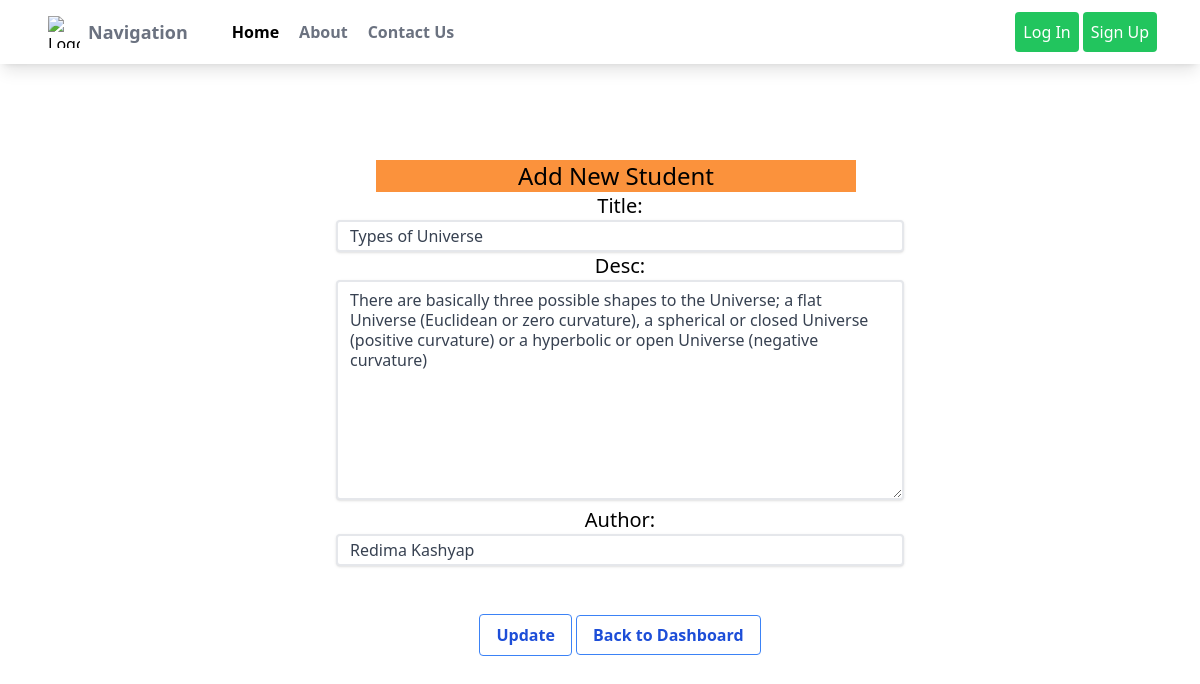
Page /edit/2 on the committed database.
### blog/models.py (models this page shows)
class Blogpost(models.Model):
    title = models.CharField(max_length=200)
    desc = models.TextField()
    author = models.CharField(max_length= 120, default="Redima Kashyap")

### blog/views.py (the view)
# urls.py: path("edit/<int:id>", views.edit_page, name="edit")
def edit_page(request, id):
    if request.method == "POST":
        forms = AuthorForm(request.POST)
        if forms.is_valid():
            utitle = forms.cleaned_data["title"]
            udesc = forms.cleaned_data["desc"]
            uauthor = forms.cleaned_data["author"]
            user = Blogpost(id = id,title= utitle, desc = udesc , author = uauthor)
            user.save()
            return HttpResponseRedirect("/dashboard/")
    else:
        user = Blogpost.objects.get(pk = id)
        forms = AuthorForm(instance= user)
    return render(request, "blog/edit.html", {"forms": forms})

### blog/forms.py
class AuthorForm(forms.ModelForm):
    class Meta:
        model = Blogpost
        fields = ['title', "desc", "author"]
        widgets = {
            "title": forms.TextInput(attrs={"class":"border-2 border-solid border-gray-900 shadow appearance-none border rounded py-2 w-[35.5rem] h-[2rem] px-3 text-gray-700 leading-tight outline-2 outline-green-500"}),
            "desc": forms.Textarea(attrs={"class":"border-2 border-solid border-gray-900 shadow appearance-none border  rounded py-2 w-[35.5rem] h-[5rem] px-3 text-gray-700 leading-tight outline-2 outline-green-500"}),
            "author": forms.TextInput(attrs={"class":"border-2 border-solid border-gray-900 shadow appearance-none border rounded py-2 w-[35.5rem] h-[2rem] px-3 text-gray-700 leading-tight outline-2 outline-green-500"}),
        }

### blog/templates/blog/edit.html (shortened to what this page needs)
{% extends 'blog/main.html' %}
{% block content %}
<div class="h-[33rem] w-[40rem] text-center m-auto mt-24">
    <form action="" method="post" class="mt-5 ml-10" id="form">
      <h2 class="text-2xl text-center bg-orange-400 w-[30rem] ml-[3.5rem]">Add New Student</h2>
      {% for i in forms%}
        <label for="{{i.id_for_label}}" class="text-xl">{{i.label}}:</label><br>
        {{i}} <br>
        {% endfor %}
           <br> <br>
<button type="submit" class="bg-transparent hover:bg-blue-500 text-blue-700 font-semibold hover:text-white py-2 px-4 border border-blue-500 hover:border-transparent rounded ">Update</button>
<a href="/dashboard/" class="class=bg-transparent hover:bg-blue-500 text-blue-700 font-semibold hover:text-white py-2 px-4 border border-blue-500 hover:border-transparent rounded ">Back to Dashboard
</a>
</form>
</div>
{% endblock content %}

### static/css/style.css (style rules this page uses)
html { line-height: 1.5; -webkit-text-size-adjust: 100%; -moz-tab-size: 4; -o-tab-size: 4; tab-size: 4; font-family: ui-sans-serif, system-ui, -apple-system, BlinkMacSystemFont, "Segoe UI", Roboto, "Helvetica Neue", Arial, "Noto Sans", sans-serif, "Apple Color Emoji", "Segoe UI Emoji", "Segoe UI Symbol", "Noto Color Emoji"; font-feature-settings: normal; }
body { margin: 0; line-height: inherit; }
h1, h2, h3, h4, h5, h6 { font-size: inherit; font-weight: inherit; }
a { color: inherit; text-decoration: inherit; }
button, input, optgroup, select, textarea { font-family: inherit; font-size: 100%; font-weight: inherit; line-height: inherit; color: inherit; margin: 0; padding: 0; }
button, select { text-transform: none; }
button, [type='button'], [type='reset'], [type='submit'] { -webkit-appearance: button; background-color: transparent; background-image: none; }
blockquote, dl, dd, h1, h2, h3, h4, h5, h6, hr, figure, p, pre { margin: 0; }
textarea { resize: vertical; }
input::placeholder, textarea::placeholder { opacity: 1; color: #9ca3af; }
button, [role="button"] { cursor: pointer; }
.m-auto { margin: auto; }
.mt-5 { margin-top: 1.25rem; }
.ml-10 { margin-left: 2.5rem; }
.ml-\[3\.5rem\] { margin-left: 3.5rem; }
.mt-24 { margin-top: 6rem; }
.h-\[2rem\] { height: 2rem; }
.h-\[33rem\] { height: 33rem; }
.w-\[35\.5rem\] { width: 35.5rem; }
.w-\[40rem\] { width: 40rem; }
.w-\[30rem\] { width: 30rem; }
.appearance-none { -webkit-appearance: none; -moz-appearance: none; appearance: none; }
.rounded { border-radius: 0.25rem; }
.border { border-width: 1px; }
.border-2 { border-width: 2px; }
.border-solid { border-style: solid; }
.border-blue-500 { --tw-border-opacity: 1; border-color: rgb(59 130 246 / var(--tw-border-opacity)); }
.bg-transparent { background-color: transparent; }
.bg-orange-400 { --tw-bg-opacity: 1; background-color: rgb(251 146 60 / var(--tw-bg-opacity)); }
.px-3 { padding-left: 0.75rem; padding-right: 0.75rem; }
.px-4 { padding-left: 1rem; padding-right: 1rem; }
.py-2 { padding-top: 0.5rem; padding-bottom: 0.5rem; }
.text-center { text-align: center; }
.text-xl { font-size: 1.25rem; line-height: 1.75rem; }
.text-2xl { font-size: 1.5rem; line-height: 2rem; }
.font-semibold { font-weight: 600; }
.leading-tight { line-height: 1.25; }
.text-gray-700 { --tw-text-opacity: 1; color: rgb(55 65 81 / var(--tw-text-opacity)); }
.text-blue-700 { --tw-text-opacity: 1; color: rgb(29 78 216 / var(--tw-text-opacity)); }
.shadow { --tw-shadow: 0 1px 3px 0 rgb(0 0 0 / 0.1), 0 1px 2px -1px rgb(0 0 0 / 0.1); --tw-shadow-colored: 0 1px 3px 0 var(--tw-shadow-color), 0 1px 2px -1px var(--tw-shadow-color); box-shadow: var(--tw-ring-offset-shadow, 0 0 #0000), var(--tw-ring-shadow, 0 0 #0000), var(--tw-shadow); }
.outline-2 { outline-width: 2px; }
.outline-green-500 { outline-color: #22c55e; }

### rows in the picture
Blogpost: forms "Types of Universe" "There are basically three possible shapes to the Universe; a flat Universe (Euclidean or zero curvature), a spherical or closed Universe (positive curvature) or a hyperbolic or open Universe (negative curvature)" "Redima Kashyap"

### other values in the picture
{{ i.label }} "Title" "Desc" "Author"
